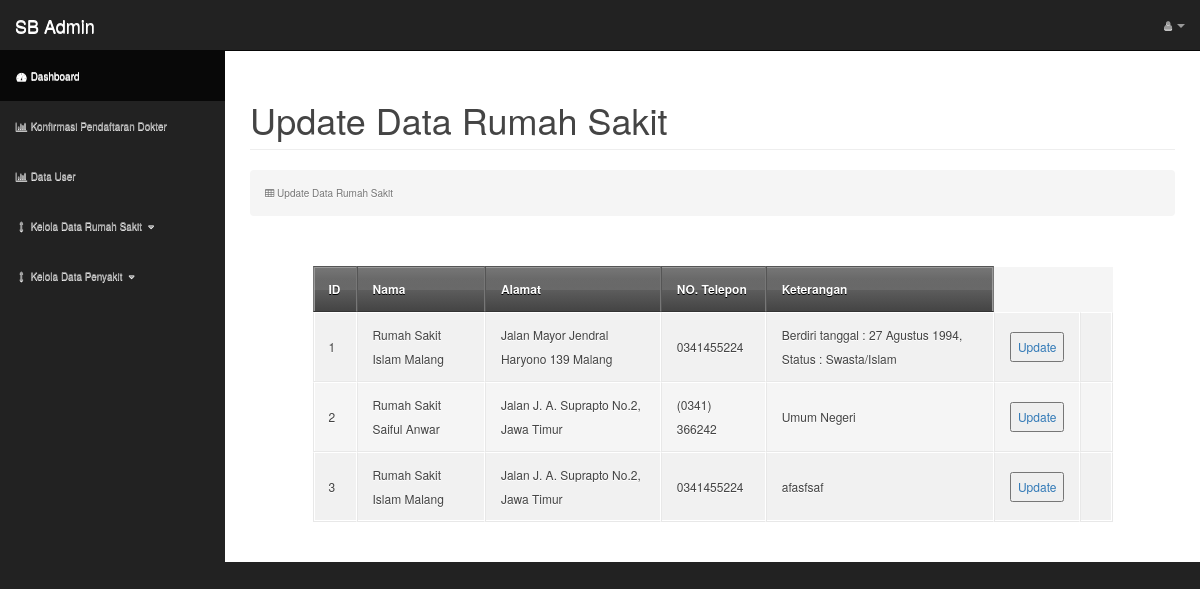
The app's page /Rumah_Sakit/update_rumah_sakit with its own data.
### tables this page shows
CREATE TABLE `rumah_sakit` (
  `id` int(3) NOT NULL,
  `nama` varchar(50) NOT NULL,
  `alamat` varchar(150) NOT NULL,
  `no_telp` varchar(15) NOT NULL,
  `keterangan` text NOT NULL
);

### application/controllers/Rumah_Sakit.php (called while the page is built, shortened)
<?php if ( ! defined('BASEPATH')) exit('No direct script access allowed');
class Rumah_Sakit extends CI_Controller {
			?>
			<?php
	function update_rumah_sakit()
{
		$this->load->model('rumah_sakit_model');
		$data = $this->rumah_sakit_model->getall();
		$this->load->vars('rs', $data);
		$this->load->view('Admin/update_rumah_sakit',$data);
}
}

### index.php (called while the page is built, shortened)
<?php
require_once BASEPATH.'core/CodeIgniter.php';

### application/models/rumah_sakit_model.php (called while the page is built, shortened)
<?php  if ( ! defined('BASEPATH')) exit('No direct script access allowed');
	class rumah_sakit_model extends CI_Model {
		public function getall() {
       $query = $this->db->get('rumah_sakit');
		return $query->result();
	}
	}

### application/views/Admin/update_rumah_sakit.php (the view, shortened to what this page needs)
<!DOCTYPE html>
<html lang="en">
<head>
    <link href="<?php echo base_url(); ?>assets/admin/css/bootstrap.min.css" rel="stylesheet">
    <link href="<?php echo base_url(); ?>assets/admin/css/sb-admin.css" rel="stylesheet">
    <link href="<?php echo base_url(); ?>assets/admin/font-awesome/css/font-awesome.min.css" rel="stylesheet" type="text/css">
</head>
<body>
   <div id="wrapper">
        <nav class="navbar navbar-inverse navbar-fixed-top" role="navigation">
            <div class="navbar-header">
                <a class="navbar-brand" href="index.html">SB Admin</a>
            </div>
            <ul class="nav navbar-right top-nav">
                <li class="dropdown">
                    <a href="#" class="dropdown-toggle" data-toggle="dropdown"><i class="fa fa-user"></i> <?php echo $_SESSION['Username']?> <b class="caret"></b></a>
                </li>
            </ul>
            <div class="collapse navbar-collapse navbar-ex1-collapse">
                <ul class="nav navbar-nav side-nav">
                    <li class="active">
                        <a href="<?php echo base_url(); ?>Admin/index"><i class="fa fa-fw fa-dashboard"></i> Dashboard</a>
                    </li>
                    <li>
                        <a href="<?php echo base_url(); ?>User/datapendaftardokter"><i class="fa fa-fw fa-bar-chart-o"></i> Konfirmasi Pendaftaran Dokter</a>
                    </li>
                    <li>
                        <a href="<?php echo base_url(); ?>Admin/datauser"><i class="fa fa-fw fa-bar-chart-o"></i> Data User</a>
                    </li>
                    <li>
                        <a href="javascript:;" data-toggle="collapse" data-target="#demo1"><i class="fa fa-fw fa-arrows-v"></i> Kelola Data Rumah Sakit <i class="fa fa-fw fa-caret-down"></i></a>
                    </li>
                    <li>
                        <a href="javascript:;" data-toggle="collapse" data-target="#demo2"><i class="fa fa-fw fa-arrows-v"></i> Kelola Data Penyakit <i class="fa fa-fw fa-caret-down"></i></a>
                    </li>
                        </ul>
            </div>
        </nav>
        <div id="page-wrapper">
            <div class="container-fluid">
                <div class="row">
                    <div class="col-lg-12">
                        <h1 class="page-header">
                            Update Data Rumah Sakit
                        </h1>
                        <ol class="breadcrumb">
                            <li class="active">
                                <i class="fa fa-table"></i> Update Data Rumah Sakit
                            </li>
                        </ol>
                    </div>
                </div>
 <table>
            <thead>
                <tr>
                    <th>ID</th>
                    <th>Nama</th>
                    <th>Alamat</th>
                    <th>NO. Telepon</th>
                    <th>Keterangan</th>
                </tr>
            </thead>
            <?php
            foreach ($rs as $rumahsakit) {
                print "<tr>";
                print "<td>";
                print $rumahsakit->id;
                print "<td>";
                print $rumahsakit->nama;
                print "<td>";
                print $rumahsakit->alamat;
                print "<td>";
                print $rumahsakit->no_telp;
                print "<td>";
                print $rumahsakit->keterangan;
                print "<td>";
				echo "<a href='".site_url('Rumah_Sakit/edit/'.$rumahsakit->id)."'><button>Update</button></a>";
				print "<td>";
            }
            ?>
    </table>
            </div>
        </div>
    </div>
</body>
</html>

### assets/admin/css/sb-admin.css (style rules this page uses)
body { margin-top: 100px; background-color: #222; }
@media (min-width:768px) { body { margin-top: 50px; } }
#wrapper { padding-left: 0; }
#page-wrapper { width: 100%; padding: 0; background-color: #fff; }
@media (min-width:768px) { #wrapper { padding-left: 225px; } }
@media (min-width:768px) { #page-wrapper { padding: 10px; } }
.top-nav { padding: 0 15px; }
.top-nav>li { display: inline-block; float: left; }
.top-nav>li>a { padding-top: 15px; padding-bottom: 15px; line-height: 20px; color: #999; }
@media (min-width:768px) { .side-nav { position: fixed; top: 51px; left: 225px; width: 225px; margin-left: -225px; border: none; border-radius: 0; overflow-y: auto; background-color: #222; bottom: 0; overflow-x: hidden; padding-bottom: 40px; } }
@media (min-width:768px) { .side-nav>li>a { width: 225px; } }

### assets/admin/css/tabel.css (style rules this page uses)
body { background: #fafafa url(http://jackrugile.com/images/misc/noise-diagonal.png); color: #444; font: 100%/30px 'Helvetica Neue', helvetica, arial, sans-serif; text-shadow: 0 1px 0 #fff; }
table { background: #f5f5f5; border-collapse: separate; box-shadow: inset 0 1px 0 #fff; font-size: 12px; line-height: 24px; margin: 30px auto; text-align: left; width: 800px; }
th { background: url(http://jackrugile.com/images/misc/noise-diagonal.png), linear-gradient(#777, #444); border-left: 1px solid #555; border-right: 1px solid #777; border-top: 1px solid #555; border-bottom: 1px solid #333; box-shadow: inset 0 1px 0 #999; color: #fff; font-weight: bold; padding: 10px 15px; position: relative; text-shadow: 0 1px 0 #000; }
th:after { background: linear-gradient(rgba(255,255,255,0), rgba(255,255,255,.08)); content: ''; display: block; height: 25%; left: 0; margin: 1px 0 0 0; position: absolute; top: 25%; width: 100%; }
th:first-child { border-left: 1px solid #777; box-shadow: inset 1px 1px 0 #999; }
th:last-child { box-shadow: inset -1px 1px 0 #999; }
td { border-right: 1px solid #fff; border-left: 1px solid #e8e8e8; border-top: 1px solid #fff; border-bottom: 1px solid #e8e8e8; padding: 10px 15px; position: relative; transition: all 300ms; }
td:first-child { box-shadow: inset 1px 0 0 #fff; }
td:last-child { border-right: 1px solid #e8e8e8; box-shadow: inset -1px 0 0 #fff; }
tr { background: url(http://jackrugile.com/images/misc/noise-diagonal.png); }
tr:nth-child(odd) td { background: #f1f1f1 url(http://jackrugile.com/images/misc/noise-diagonal.png); }
tr:last-of-type td { box-shadow: inset 0 -1px 0 #fff; }
tr:last-of-type td:first-child { box-shadow: inset 1px -1px 0 #fff; }
tr:last-of-type td:last-child { box-shadow: inset -1px -1px 0 #fff; }

### records on screen
rumah_sakit: id "1", nama "Rumah Sakit Islam Malang", alamat "Jalan Mayor Jendral Haryono 139 Malang", no_telp "0341455224", keterangan "Berdiri tanggal : 27 Agustus 1994, Status : Swasta/Islam"
rumah_sakit: id "2", nama "Rumah Sakit Saiful Anwar", alamat "Jalan J. A. Suprapto No.2, Jawa Timur", no_telp "(0341) 366242", keterangan "Umum Negeri"
rumah_sakit: id "3", nama "Rumah Sakit Islam Malang", alamat "Jalan J. A. Suprapto No.2, Jawa Timur", no_telp "0341455224", keterangan "afasfsaf"
